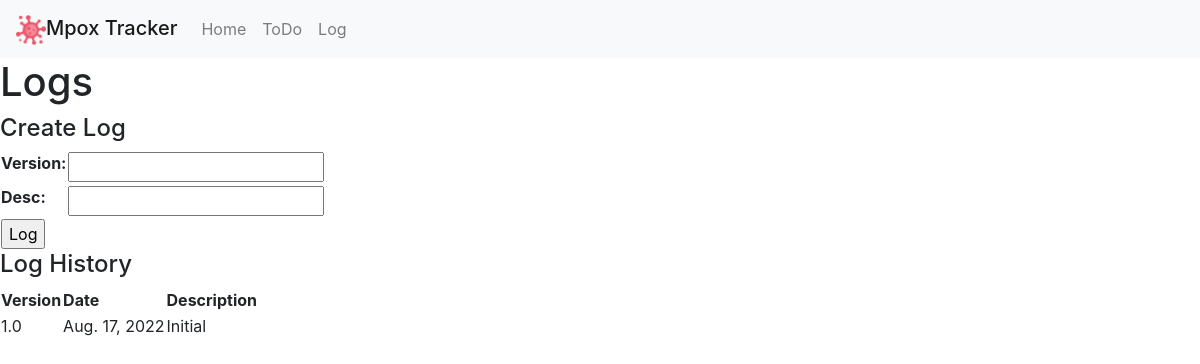
Before: /log with the older database file.
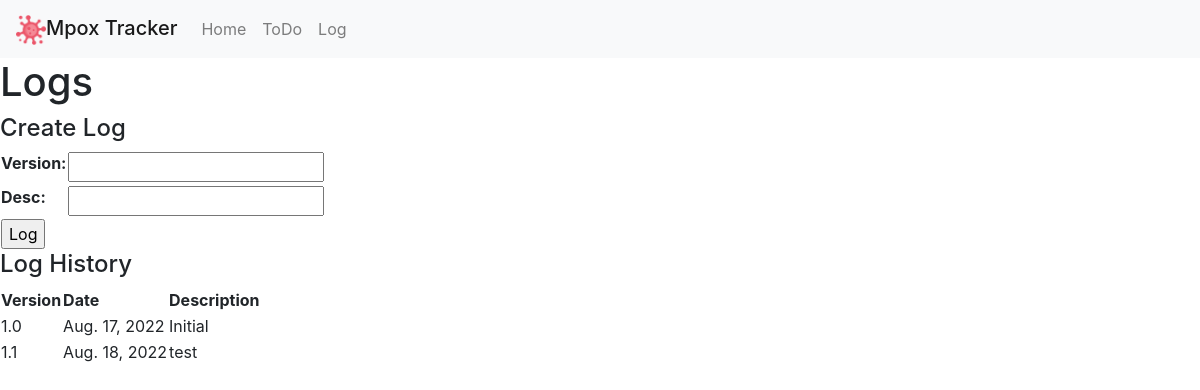
After: the same page with the newer database file.
### app/models.py (models this page shows, shortened)
class LogEntry(models.Model):
    version = models.FloatField(null=True, blank=True)
    date = models.DateField(auto_now=True)
    desc = models.CharField(blank=False, max_length=100)

### app/views.py (the view)
# urls.py: path('log', views.log, name='log'),
def log(request):
    if request.method == 'GET':
        logs = LogEntry.objects.all()
        form = LogEntryForm()
        context = {
            "logs": logs,
            "form": form
        }
        return render(request, 'app/log.html', context)
    else:
        form = LogEntryForm(request.POST)
        if form.is_valid():
            entry = form.save()
            return redirect("log")

### app/forms.py
class LogEntryForm(ModelForm):
    class Meta:
        model = LogEntry
        exclude = []

### app/templates/app/log.html (shortened to what this page needs)
{% extends "app/layout.html" %}
{% block body %}
<h1>Logs</h1>
<h4>Create Log</h4>
<form class="createLog" action="{% url 'log' %}" method="post">
    <table>
        {{ form.as_table }}
        <td>
            <input type="submit" value="Log">
        </td>
    </table>
</form>
<h4>Log History</h4>
<table>
    <tr>
        <th>Version</th>
        <th>Date</th>
        <th>Description</th>
    </tr>
{% for log in logs %}
    <tr>
        <td>{{ log.version }}</td>
        <td>{{ log.date }}</td>
        <td>{{ log.desc }}</td>
    </tr>
{% endfor %}
</table>
{% endblock %}

Changed rows visible on the page:
added LogEntry: version "1.1", date "Aug. 18, 2022", desc "test"
